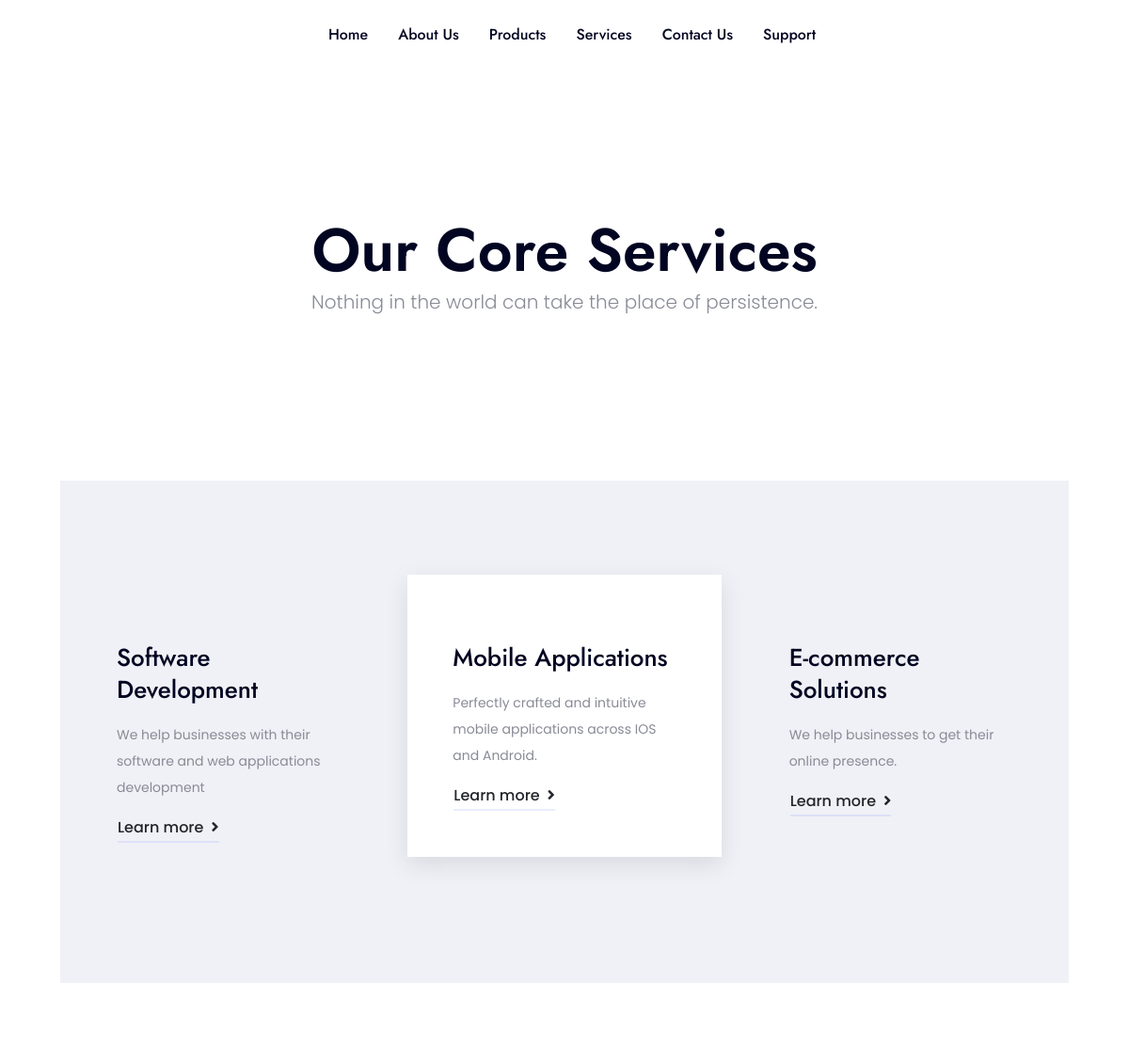
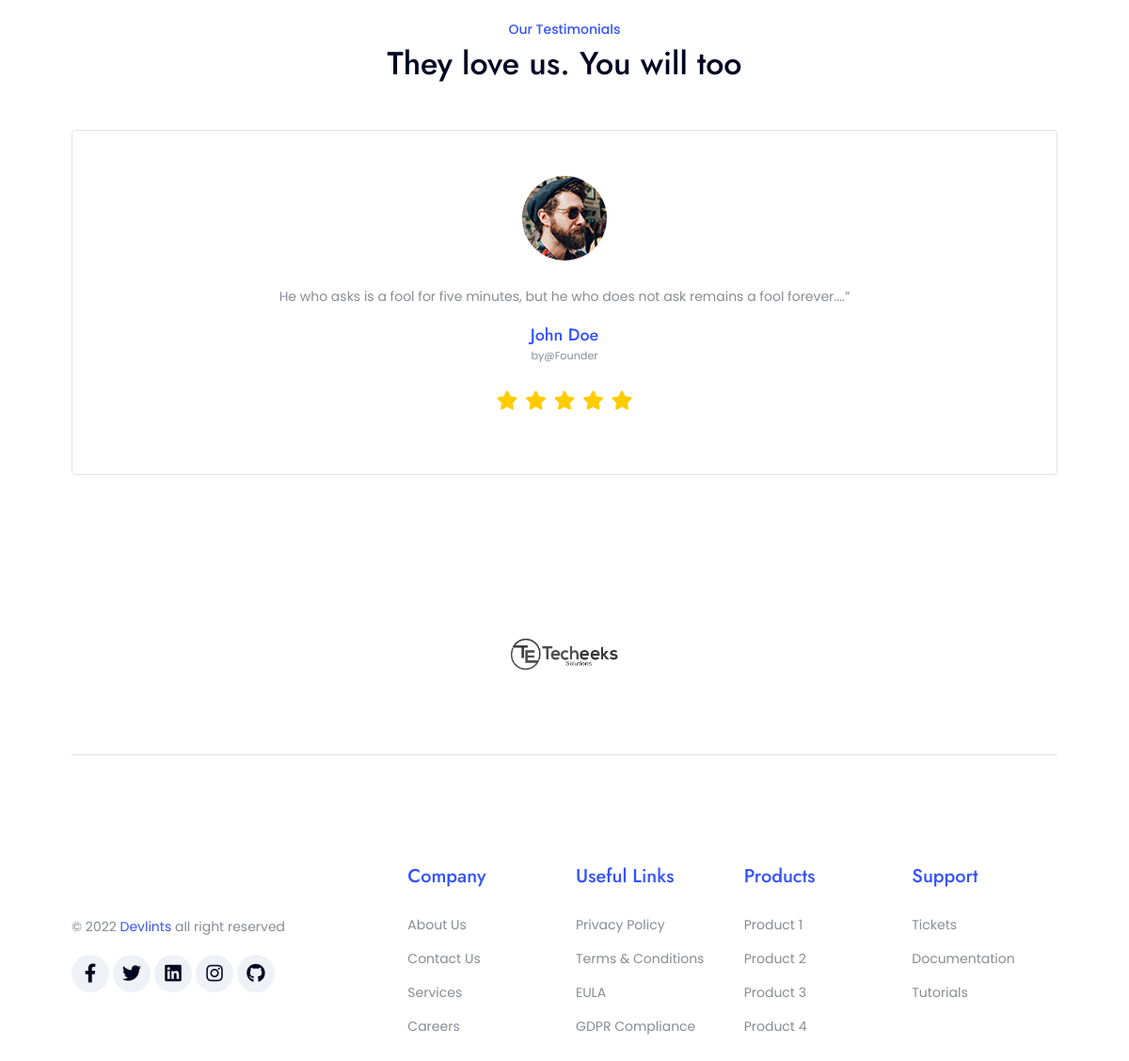
Page /services/ on the committed database (2 pictures, top to bottom).
### Devlints/models.py (models this page shows, shortened)
class Services(models.Model):
    icon = models.CharField(max_length=100)
    title = models.CharField(max_length=1000)
    description = models.TextField()
    created = models.DateTimeField(auto_now_add=True)
    updated = models.DateTimeField(auto_now=True)
    class Meta:
        verbose_name = "Services"
        verbose_name_plural = "Services"

class Testimonials(models.Model):
    picture = models.ImageField(upload_to="images/testimonials")
    name = models.CharField(max_length=500, null=True, blank=True)
    comment = models.TextField()
    created = models.DateTimeField(auto_now_add=True)
    updated = models.DateTimeField(auto_now=True)
    class Meta:
        verbose_name = "Testimonials"
        verbose_name_plural = "Testimonials"

class Partners(models.Model):
    name = models.CharField(max_length=500, null=True, blank=True)
    partner_logo = models.ImageField(upload_to="images/partners")
    created = models.DateTimeField(auto_now_add=True)
    updated = models.DateTimeField(auto_now=True)
    class Meta:
        verbose_name = "Partners"
        verbose_name_plural = "Partners"

### Devlints/views.py (the view)
# urls.py: path('services/', views.services, name="services"),
def services(request):
    company_info = Company.objects.first()
    seo = SEOSettings.objects.first()
    products = Products.objects.all()
    states = Statistics.objects.first()
    partners = Partners.objects.all()
    our_services = Services.objects.all()
    testimonials = Testimonials.objects.all()[:3]
    context = {
        "company_info": company_info,
        "products": products,
        "states": states,
        "partners": partners,
        "seo": seo,
        "testimonials": testimonials,
        "services": our_services,
    }
    return render(request, template_name="site_pages/services.html", context=context)

### templates/site_pages/services.html (shortened to what this page needs)
{% extends 'base/base.html' %}
{% load static %}
{% block main_content %}
    <section class="py-10">
        <div class="container">
            <div class="row text-center justify-content-center">
                <div class="col-lg-9 col-xl-8">
                    <h1>Our Core Services</h1>
                    <p class="lead">Nothing in the world can take the place of persistence.</p>
                </div>
            </div>
        </div>
    </section>
    <section class="slice-ptb bg-light">
        <div class="container">
            <div class="row">
                {% for service in services %}
                <div class="col-lg-4 col-sm-6 mb-4 mb-lg-0">
                    <div class="p-5 feature-box-shadow {% if forloop.counter is 2 %} active {% endif %}">
                        <div class="mt-4">
                            <h4 class="mb-3">{{ service.title }}</h4>
                            <p>{{ service.description }}</p>
                            <a class="btn btn-naked-border btn-icon-right" href="{% url 'support_faqs' %}">Learn more <i
                                    class="fas fa-angle-right ps-1"></i></a>
                        </div>
                    </div>
                </div>
                {% endfor %}
            </div>
        </div>
    </section>
    <section class="slice-ptb">
        <div class="container">
            <div class="row justify-content-center text-center">
                <div class="col-lg-6">
                    <div class="mb-5">
                        <span class="text-primary">Our Testimonials</span>
                        <h2>They love us. You will too</h2>
                    </div>
                </div>
            </div>
            <div class="row">
                <div class="col-12">
                    <div class="swiper-container swiper-container-auto" data-slidesPerView="3"
                         data-mobile-slidesPerView="1" data-tablet-slidesPerView="2" data-spaceBetween="20"
                         data-loop="true" data-autoplay="true" data-auto-speed="2500" data-disable-on-touch="false"
                         data-dots="true" data-auto-height="false" data-pagination="true" data-navigation="true">
                        <div class="swiper-wrapper">
                            {% for testimonial in testimonials %}
                            <div class="swiper-slide">
                                <div class="testimonial-item bg-white p-5 rounded border text-center">
                                    <div class="testimonial-author">
                                        <img class="img-fluid rounded-circle" src="{{ testimonial.picture.url }}" alt="">
                                    </div>
                                    <div class="testimonial-content mt-4">
                                        <p>{{ testimonial.comment }}</p>
                                    </div>
                                    <div class="testimonial-author-name">
                                        <h6 class="mb-0"><a class="text-primary" href="#">{{ testimonial.name }}</a></h6>
                                        <small class="d-block">by@Founder </small>
                                    </div>
                                    <div class="testimonial-rating">
                                        <ul class="d-flex justify-content-center mt-4 text-warning">
                                            <li class="mx-1 fs-5"><i class="fas fa-star"></i></li>
                                            <li class="mx-1 fs-5"><i class="fas fa-star"></i></li>
                                            <li class="mx-1 fs-5"><i class="fas fa-star"></i></li>
                                            <li class="mx-1 fs-5"><i class="fas fa-star"></i></li>
                                            <li class="mx-1 fs-5"><i class="fas fa-star"></i></li>
                                        </ul>
                                    </div>
                                </div>
                            </div>
                            {% endfor %}
                        </div>
                    </div>
                </div>
            </div>
        </div>
    </section>
{% endblock main_content %}

### templates/base/base.html (shortened to what this page needs)
<!DOCTYPE html>
{% load static %}
<html lang="en">
<head>
    <link rel="stylesheet" href="{% static 'css/bootstrap/bootstrap.min.css' %}">
    <link rel="stylesheet" href="{% static 'css/font-awesome/all.min.css' %}">
    <link rel="stylesheet" href="{% static 'css/feather/iconfont.css' %}">
    <link rel="stylesheet" href="{% static 'css/pe-icon-stroke/Pe-icon-7-stroke.css' %}">
    <link rel="stylesheet" href="{% static 'css/simple-line-icons/simple-line-icons.css' %}">
    <link rel="stylesheet" href="{% static 'css/themify-icons/themify-icons.css' %}">
    <link rel="stylesheet" href="{% static 'css/pe-icon-stroke/Pe-icon-7-stroke.css' %}">
    <link rel="stylesheet" href="{% static 'css/swiper/swiper.min.css' %}">
    <link rel="stylesheet" href="{% static 'css/magnific-popup/magnific-popup.css' %}">
    <link rel="stylesheet" href="{% static 'css/mCustomScrollbar/jquery.mCustomScrollbar.min.css' %}">
    <link rel="stylesheet" href="{% static 'css/select/select2.min.css' %}">
    <link rel="stylesheet" href="{% static 'css/style.css' %}">
</head>
<body class="stokes-wrapper px-md-6 pb-md-6 stokes-line">
<header class="header">
    <nav class="navbar navbar-light navbar-expand-lg navbar-default navbar-text-dark">
        <div class="container-fluid">
            <div class="collapse navbar-collapse justify-content-center" id="navbarCollapse">
                <ul class="navbar-nav">
                    <li class="nav-item">
                        <a class="nav-link" href="{% url 'home' %}" id="navbar-home"> <span
                                class="text-line">Home </span> </a>
                    </li>
                    <li class="nav-item">
                        <a class="nav-link" href="{% url 'about_us' %}" id="navbar-about"> <span class="text-line">About Us </span>
                        </a>
                    </li>
                    <li class="nav-item dropdown">
                        <a class="nav-link dropdown-toggle" href="#" id="navbar-pages" data-bs-toggle="dropdown"
                           aria-haspopup="true" aria-expanded="false">
                            <span class="text-line"> Products </span>
                        </a>
                    </li>
                    <li class="nav-item">
                        <a class="nav-link" href="{% url 'services' %}" id="navbar-services"> <span class="text-line">Services </span>
                        </a>
                    </li>
                    <li class="nav-item">
                        <a class="nav-link" href="{% url 'contact_us' %}" id="navbar-contact"> <span class="text-line">Contact Us </span>
                        </a>
                    </li>
                    <li class="nav-item">
                        <a class="nav-link" href="{% url 'support_faqs' %}" id="navbar-support"> <span
                                class="text-line">Support </span> </a>
                    </li>
                </ul>
            </div>
        </div>
    </nav>
</header>
{% block main_content %}
{% endblock main_content %}
<section class="py-lg-6">
    <div class="container">
        <div class="row justify-content-center">
            {% for partner in partners %}
            <div class="col-sm-6 col-md-4 col-lg-3 col-xl-2">
                <div class="client-item">
                    <img class="img-fluid image-grayscale" src="{{ partner.partner_logo.url }}" alt="">
                </div>
            </div>
            {% endfor %}
        </div>
    </div>
</section>
<section>
    <div class="container">
        <hr>
    </div>
</section>
<footer class="footer slice-ptb">
    <div class="container">
        <div class="row">
            <div class="col-lg-4">
                <p class="mt-4">©
                    <a target="_blank" class="text-primary" href="#">Devlints </a>all right reserved
                </p>
                <div class="social-icons social-icon-box icons-md social-icon-round">
                    <a class="icon" href="{{ company_info.facebook }}" target="_blank"> <i class="fab fa-facebook-f"></i> </a>
                    <a class="icon" href="{{ company_info.twitter }}" target="_blank"> <i class="fab fa-twitter"></i> </a>
                    <a class="icon" href="{{ company_info.linkedIn }}" target="_blank"> <i class="fab fa-linkedin"></i> </a>
                    <a class="icon" href="{{ company_info.instagram }}" target="_blank"> <i class="fab fa-instagram"></i> </a>
                    <a class="icon" href="{{ company_info.github }}" target="_blank"> <i class="fab fa-github"></i> </a>
                </div>
            </div>
            <div class="col-lg-2 col-sm-6 mb-lg-0 mb-4">
                <div class="footer-links">
                    <h5 class="text-primary mb-4">Company</h5>
                    <ul class="list-unstyled">
                        <li class="mb-2"><a href="{% url 'about_us' %}">About Us</a></li>
                        <li class="mb-2"><a href="{% url 'contact_us' %}">Contact Us</a></li>
                        <li class="mb-2"><a href="{% url 'services' %}">Services</a></li>
                        <li class="mb-2"><a href="#">Careers</a></li>
                    </ul>
                </div>
            </div>
            <div class="col-lg-2 col-sm-6 mb-lg-0 mb-4">
                <div class="footer-links">
                    <h5 class="text-primary mb-4">Useful Links</h5>
                    <ul class="list-unstyled">
                        <li class="mb-2"><a href="#">Privacy Policy</a></li>
                        <li class="mb-2"><a href="#">Terms & Conditions</a></li>
                        <li class="mb-2"><a href="#">EULA</a></li>
                        <li class="mb-2"><a href="#">GDPR Compliance</a></li>
                    </ul>
                </div>
            </div>
            <div class="col-lg-2 col-sm-6">
                <div class="footer-links">
                    <h5 class="text-primary mb-4">Products</h5>
                    <ul class="list-unstyled">
                        <li class="mb-2"><a href="#">Product 1</a></li>
                        <li class="mb-2"><a href="#">Product 2 </a></li>
                        <li class="mb-2"><a href="#">Product 3</a></li>
                        <li class="mb-2"><a href="#">Product 4</a></li>
                    </ul>
                </div>
            </div>
            <div class="col-lg-2 col-sm-6">
                <div class="footer-links">
                    <h5 class="text-primary mb-4">Support</h5>
                    <ul class="list-unstyled">
                        <li class="mb-2"><a href="#">Tickets</a></li>
                        <li class="mb-2"><a href="#">Documentation</a></li>
                        <li class="mb-2"><a href="#">Tutorials</a></li>
                    </ul>
                </div>
            </div>
        </div>
    </div>
</footer>
</body>
</html>

### rows in the picture
Services: title "Software Development", description "We help businesses with their software and web applications development"
Services: title "Mobile Applications", description "Perfectly crafted and intuitive mobile applications across IOS and Android."
Services: title "E-commerce Solutions", description "We help businesses to get their online presence."
Testimonials: picture (picture), comment "He who asks is a fool for five minutes, but he who does not ask remains a fool forever....”", name "John Doe"
Partners: partner_logo (picture)
